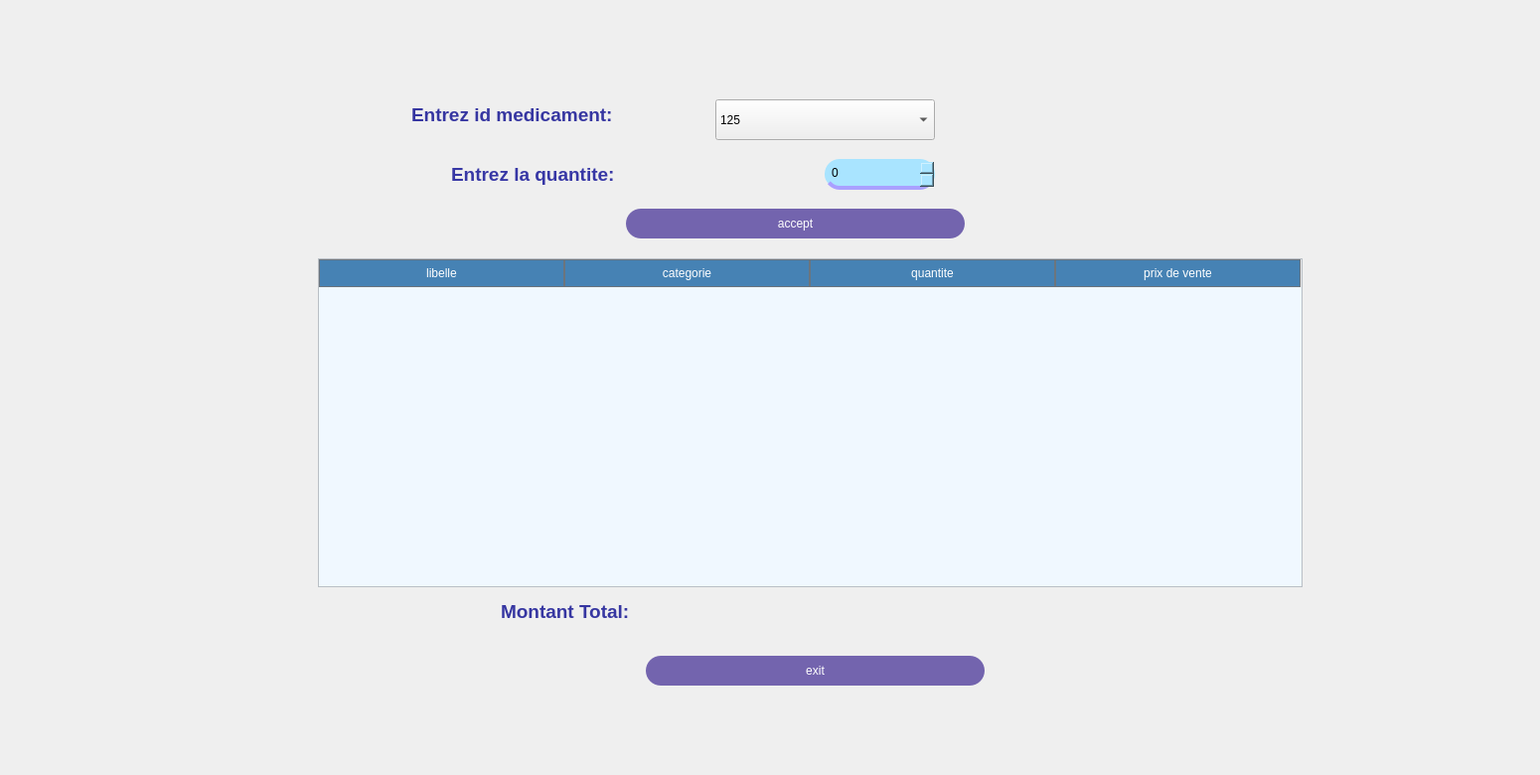
     <widget class="QWidget" name="tab_10">
      <attribute name="title">
       <string>Tab 2</string>
      </attribute>
      <widget class="QLabel" name="label_5">
       <property name="geometry">
        <rect>
         <x>-70</x>
         <y>0</y>
         <width>1541</width>
         <height>771</height>
        </rect>
       </property>
       <property name="styleSheet">
        <string notr="true">image: url(:/interface/back.png);</string>
       </property>
       <property name="text">
        <string/>
       </property>
      </widget>
      <widget class="QTextBrowser" name="textBrowser_15">
       <property name="geometry">
        <rect>
         <x>410</x>
         <y>100</y>
         <width>331</width>
         <height>41</height>
        </rect>
       </property>
       <property name="styleSheet">
        <string notr="true">QTextBrowser
{
    background-color: transparent; 
    border: none; 
    color: black; 
}</string>
       </property>
       <property name="html">
        <string>&lt;!DOCTYPE HTML PUBLIC &quot;-//W3C//DTD HTML 4.0//EN&quot; &quot;http://www.w3.org/TR/REC-html40/strict.dtd&quot;&gt;
&lt;html&gt;&lt;head&gt;&lt;meta name=&quot;qrichtext&quot; content=&quot;1&quot; /&gt;&lt;style type=&quot;text/css&quot;&gt;
p, li { white-space: pre-wrap; }
&lt;/style&gt;&lt;/head&gt;&lt;body style=&quot; font-family:'MS Shell Dlg 2'; font-size:7.8pt; font-weight:400; font-style:normal;&quot;&gt;
&lt;p style=&quot; margin-top:0px; margin-bottom:0px; margin-left:0px; margin-right:0px; -qt-block-indent:0; text-indent:0px;&quot;&gt;&lt;span style=&quot; font-family:'Segoe UI'; font-size:14pt; font-weight:696; color:#3636a1;&quot;&gt;Entrez id medicament:&lt;/span&gt;&lt;/p&gt;&lt;/body&gt;&lt;/html&gt;</string>
       </property>
      </widget>
      <widget class="QTextBrowser" name="textBrowser_16">
       <property name="geometry">
        <rect>
         <x>450</x>
         <y>160</y>
         <width>221</width>
         <height>51</height>
        </rect>
       </property>
       <property name="styleSheet">
        <string notr="true">QTextBrowser
{
    background-color: transparent; 
    border: none; 
    color: black; 
}</string>
       </property>
       <property name="html">
        <string>&lt;!DOCTYPE HTML PUBLIC &quot;-//W3C//DTD HTML 4.0//EN&quot; &quot;http://www.w3.org/TR/REC-html40/strict.dtd&quot;&gt;
&lt;html&gt;&lt;head&gt;&lt;meta name=&quot;qrichtext&quot; content=&quot;1&quot; /&gt;&lt;style type=&quot;text/css&quot;&gt;
p, li { white-space: pre-wrap; }
&lt;/style&gt;&lt;/head&gt;&lt;body style=&quot; font-family:'MS Shell Dlg 2'; font-size:7.8pt; font-weight:400; font-style:normal;&quot;&gt;
&lt;p style=&quot; margin-top:0px; margin-bottom:0px; margin-left:0px; margin-right:0px; -qt-block-indent:0; text-indent:0px;&quot;&gt;&lt;span style=&quot; font-family:'Segoe UI'; font-size:14pt; font-weight:696; color:#3737a5;&quot;&gt;Entrez la quantite:&lt;/span&gt;&lt;/p&gt;&lt;/body&gt;&lt;/html&gt;</string>
       </property>
      </widget>
      <widget class="QComboBox" name="id_med_com">
       <property name="geometry">
        <rect>
         <x>720</x>
         <y>100</y>
         <width>221</width>
         <height>41</height>
        </rect>
       </property>
       <property name="styleSheet">
        <string notr="true">QComboBox

{
font: 500 10pt &quot;Segoe UI&quot;;
    color:black;
    background-color: rgb(169, 228, 255);
    border:none;
    border-bottom:4px solid rgb(170,160 , 255);
    border-radius:15px;
    padding: 5px;
}

QComboBox:focus
{
    border:4px solid rgb(170,160 , 255);
}



QComboBox QAbstractItemView
{
    background-color: rgb(169, 228, 255);
    color: black;
    selection-background-color: rgb(170,160 , 255);
   selected item */
    selection-color: white; 
    border-radius: 15px; 
    padding: 5px;
}


</string>
       </property>
       <item>
        <property name="text">
         <string>125</string>
        </property>
       </item>
       <item>
        <property name="text">
         <string>231</string>
        </property>
       </item>
       <item>
        <property name="text">
         <string>42</string>
        </property>
       </item>
       <item>
        <property name="text">
         <string>45</string>
        </property>
       </item>
       <item>
        <property name="text">
         <string>512</string>
        </property>
       </item>
       <item>
        <property name="text">
         <string>333</string>
        </property>
       </item>
      </widget>
      <widget class="QSpinBox" name="quant_com">
       <property name="geometry">
        <rect>
         <x>830</x>
         <y>160</y>
         <width>111</width>
         <height>31</height>
        </rect>
       </property>
       <property name="styleSheet">
        <string notr="true">QSpinBox
{
    font: 500 10pt &quot;Segoe UI&quot;;
    color: black;
    background-color: rgb(169, 228, 255);
    border: none;
    border-bottom: 4px solid rgb(170, 160, 255);
    border-radius: 15px;
    padding: 5px;
}

QSpinBox:focus
{
    border: 4px solid rgb(170, 160, 255);
}

</string>
       </property>
      </widget>
      <widget class="QTableWidget" name="tableau_com">
       <property name="geometry">
        <rect>
         <x>320</x>
         <y>260</y>
         <width>991</width>
         <height>331</height>
        </rect>
       </property>
       <property name="styleSheet">
        <string notr="true">QTableWidget {
    background-color: #f0f8ff; /* Background color for the table */
    alternate-background-color: #e6f2ff; /* Color for alternating rows */
    gridline-color: #c1c1c1; /* Grid line color */
    selection-background-color: #add8e6; /* Background color when a cell is selected */
    selection-color: #000000; /* Text color when a cell is selected */
    font: bold 12px &quot;Arial&quot;; /* Font settings for the table cells */
}

QHeaderView::section {
    background-color: #4682b4; /* Header background color */
    color: white; /* Header text color */
    font: bold 13px &quot;Arial&quot;; /* Font settings for the header */
    border: 1px solid #6c757d; /* Border for the header */
    padding: 4px; /* Padding in header */
}

QTableWidget QTableCornerButton::section {
    background-color: #4682b4; /* Corner button background */
    border: 1px solid #6c757d; /* Corner button border */
}
QScrollBar:vertical {
    border: none; /* No border around the scrollbar */
    background-color: #F0F8FF; /* Background of the scrollbar */
    width: 15px; /* Width of the scrollbar */
    margin: 15px 0 15px 0; /* Margin at the top and bottom */
}
QScrollBar:vertical {
    border: none;
    background-color: #F0F8FF; /* Background of the scrollbar */
    width: 25px; /* Increased width for the vertical scrollbar */
    margin: 20px 0 20px 0; /* Margin at the top and bottom */
}

QScrollBar::handle:vertical {
    background-color: #4682B4; /* Color of the scrollbar handle */
    min-height: 40px; /* Increased minimum height of the handle */
    border-radius: 8px; /* Rounded scrollbar handle */
}</string>
       </property>
       <attribute name="horizontalHeaderDefaultSectionSize">
        <number>247</number>
       </attribute>
       <column>
        <property name="text">
         <string>libelle</string>
        </property>
       </column>
       <column>
        <property name="text">
         <string>categorie</string>
        </property>
       </column>
       <column>
        <property name="text">
         <string>quantite</string>
        </property>
       </column>
       <column>
        <property name="text">
         <string>prix de vente</string>
        </property>
       </column>
      </widget>
      <widget class="QPushButton" name="accepte_com">
       <property name="geometry">
        <rect>
         <x>630</x>
         <y>210</y>
         <width>341</width>
         <height>30</height>
        </rect>
       </property>
       <property name="styleSheet">
        <string notr="true">QPushButton
{
border:none;
color: white;
background-color: rgb(115, 100, 174);
font: 700 9pt &quot;Segoe UI&quot;;
border-radius:15px;
min-width: 80px; 
min-height: 30px; 
}

QPushButton:Hover
{
background-color: rgb(75,0,130);
}
QPushButton:pressed
{
border-bottom:5px solid rgb(75,0,130);
}


</string>
       </property>
       <property name="text">
        <string>accept</string>
       </property>
      </widget>
      <widget class="QTextBrowser" name="textBrowser_17">
       <property name="geometry">
        <rect>
         <x>500</x>
         <y>600</y>
         <width>331</width>
         <height>41</height>
        </rect>
       </property>
       <property name="styleSheet">
        <string notr="true">QTextBrowser
{
    background-color: transparent; 
    border: none; 
    color: black; 
}</string>
       </property>
       <property name="html">
        <string>&lt;!DOCTYPE HTML PUBLIC &quot;-//W3C//DTD HTML 4.0//EN&quot; &quot;http://www.w3.org/TR/REC-html40/strict.dtd&quot;&gt;
&lt;html&gt;&lt;head&gt;&lt;meta name=&quot;qrichtext&quot; content=&quot;1&quot; /&gt;&lt;style type=&quot;text/css&quot;&gt;
p, li { white-space: pre-wrap; }
&lt;/style&gt;&lt;/head&gt;&lt;body style=&quot; font-family:'MS Shell Dlg 2'; font-size:7.8pt; font-weight:400; font-style:normal;&quot;&gt;
&lt;p style=&quot; margin-top:0px; margin-bottom:0px; margin-left:0px; margin-right:0px; -qt-block-indent:0; text-indent:0px;&quot;&gt;&lt;span style=&quot; font-family:'Segoe UI'; font-size:14pt; font-weight:696; color:#3636a1;&quot;&gt;Montant Total: &lt;/span&gt;&lt;/p&gt;&lt;/body&gt;&lt;/html&gt;</string>
       </property>
      </widget>
      <widget class="QLabel" name="montanttot">
       <property name="geometry">
        <rect>
         <x>700</x>
         <y>600</y>
         <width>271</width>
         <height>41</height>
        </rect>
       </property>
       <property name="text">
        <string/>
       </property>
      </widget>
      <widget class="QPushButton" name="exit_com">
       <property name="geometry">
        <rect>
         <x>650</x>
         <y>660</y>
         <width>341</width>
         <height>30</height>
        </rect>
       </property>
       <property name="styleSheet">
        <string notr="true">QPushButton
{
border:none;
color: white;
background-color: rgb(115, 100, 174);
font: 700 9pt &quot;Segoe UI&quot;;
border-radius:15px;
min-width: 80px; 
min-height: 30px; 
}

QPushButton:Hover
{
background-color: rgb(75,0,130);
}
QPushButton:pressed
{
border-bottom:5px solid rgb(75,0,130);
}


</string>
       </property>
       <property name="text">
        <string>exit</string>
       </property>
      </widget>
     </widget>
